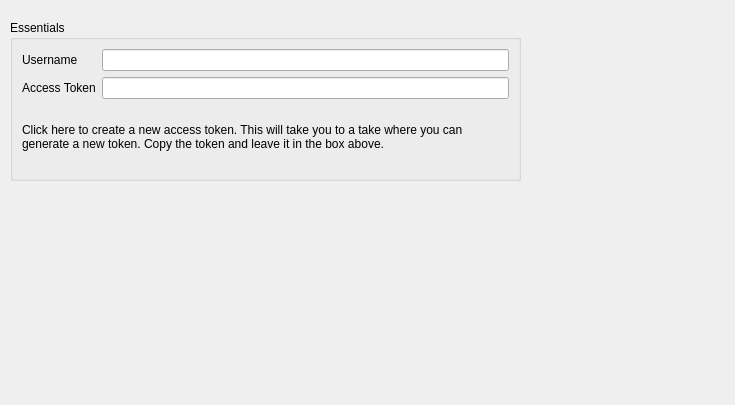
<?xml version="1.0" encoding="UTF-8"?>
<ui version="4.0">
 <class>Form</class>
 <widget class="QWidget" name="Form">
  <property name="geometry">
   <rect>
    <x>0</x>
    <y>0</y>
    <width>735</width>
    <height>405</height>
   </rect>
  </property>
  <property name="windowTitle">
   <string>Form</string>
  </property>
  <widget class="QGroupBox" name="groupBox">
   <property name="geometry">
    <rect>
     <x>10</x>
     <y>20</y>
     <width>511</width>
     <height>161</height>
    </rect>
   </property>
   <property name="title">
    <string>Essentials</string>
   </property>
   <layout class="QVBoxLayout" name="verticalLayout">
    <item>
     <layout class="QGridLayout" name="gridLayout">
      <item row="0" column="0">
       <widget class="QLabel" name="label">
        <property name="text">
         <string>Username</string>
        </property>
       </widget>
      </item>
      <item row="0" column="1">
       <widget class="QLineEdit" name="usernameInput">
        <property name="clearButtonEnabled">
         <bool>true</bool>
        </property>
       </widget>
      </item>
      <item row="1" column="0">
       <widget class="QLabel" name="label_2">
        <property name="text">
         <string>Access Token</string>
        </property>
       </widget>
      </item>
      <item row="1" column="1">
       <widget class="QLineEdit" name="accessTokenInput">
        <property name="clearButtonEnabled">
         <bool>true</bool>
        </property>
       </widget>
      </item>
      <item row="2" column="0" colspan="2">
       <widget class="QLabel" name="label_3">
        <property name="text">
         <string>Click here to create a new access token. This will take you to a take where you can generate a new token. Copy the token and leave it in the box above.</string>
        </property>
        <property name="wordWrap">
         <bool>true</bool>
        </property>
       </widget>
      </item>
     </layout>
    </item>
   </layout>
  </widget>
 </widget>
 <resources/>
 <connections/>
</ui>
